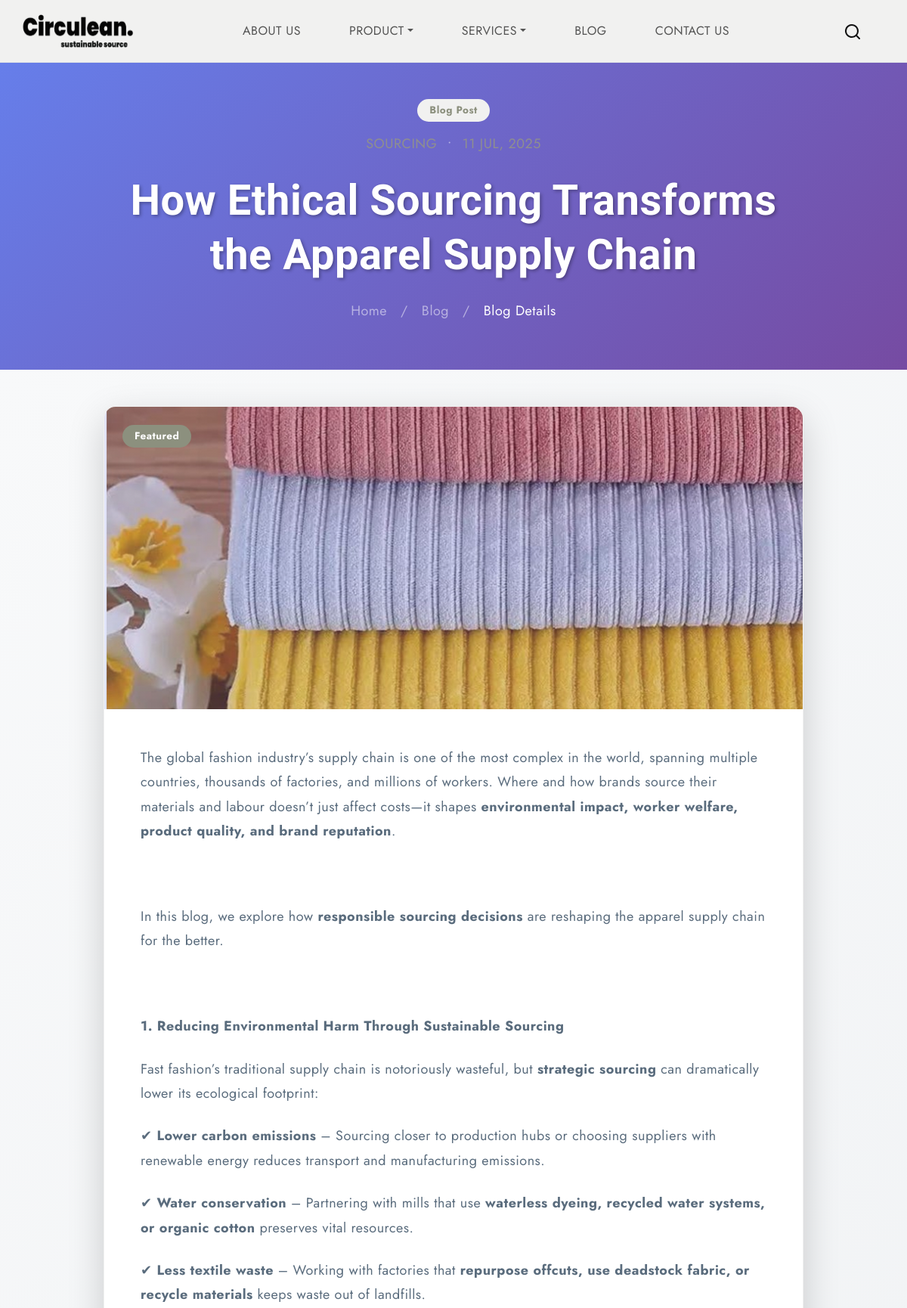
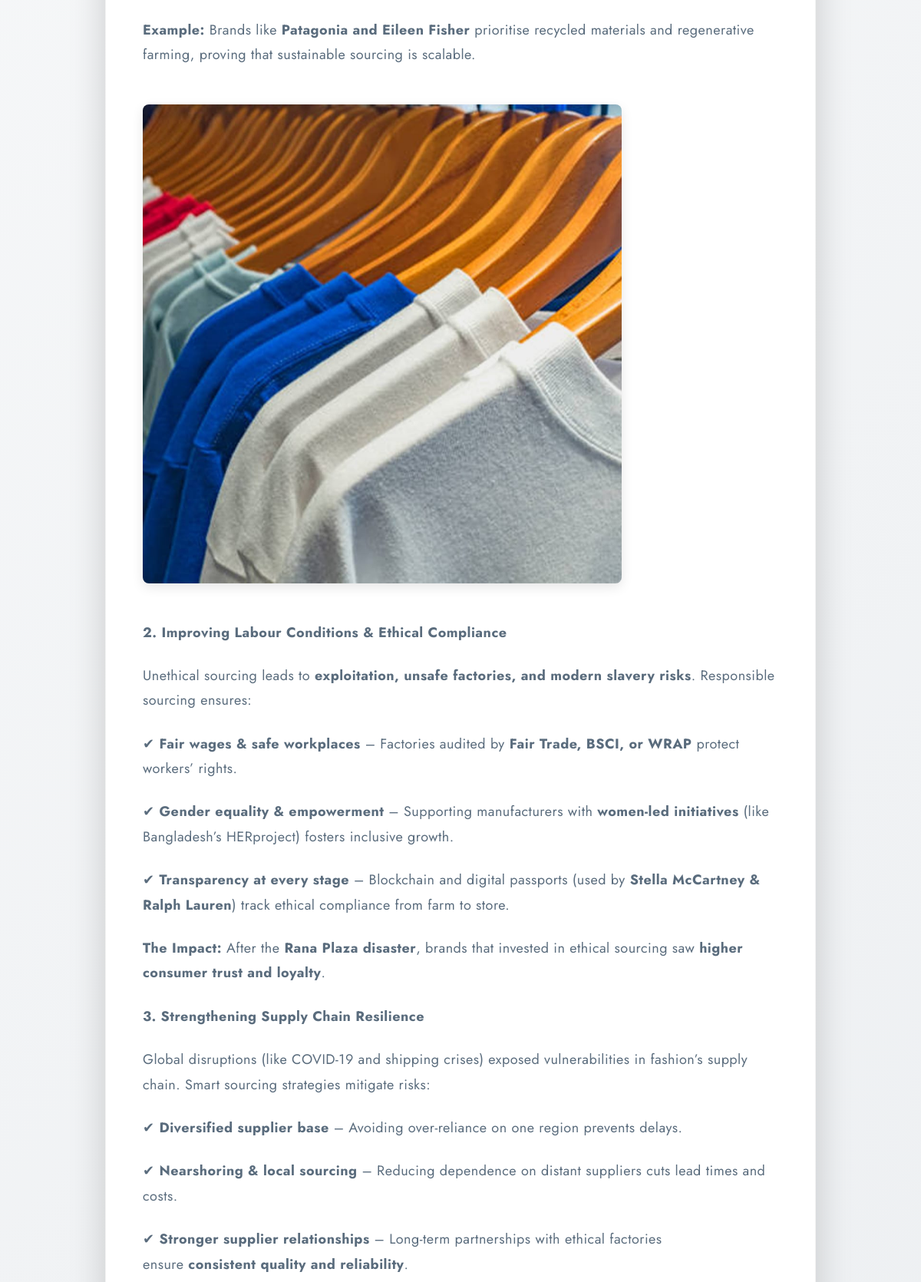
Screenshot of /blog-details/3/ (upper part) with the database file from the repository (2 pictures, top to bottom).
### home/models.py (models this page shows)
class Blog(models.Model):
    title = models.CharField(max_length=100, blank=True, null=True)
    category = models.CharField(max_length=100, blank=True, null=True)
    description = CKEditor5Field('Text', config_name='extends', blank=True, null=True)
    image = models.ImageField(upload_to='blog/', blank=True, null=True)
    created_at = models.DateTimeField(auto_now_add=True)

### home/views.py (the view)
# urls.py: path('blog-details/<int:id>/', views.blog_details, name='blog_details'),
def blog_details(request, id):
    try:
        blog = Blog.objects.get(id=id)
        last_post = Blog.objects.order_by('-id')[:3]
        return render(request,'blog-details.html', {'blog': blog, 'last_post': last_post})
    except:
        messages.error(request, 'Blog not found.')
        return redirect('/blog/')

### home/context_processors.py (called while the page is built)
def all_u_categories(request):
    category_u_list = Category.objects.all().order_by('sl')
    return {
        'category_u_list': category_u_list
    }

### templates/blog-details.html (shortened to what this page needs)
{% extends 'base.html' %}
{% load static %}
{% block content %}
<section class="hero-section py-5 position-relative" style="background: linear-gradient(135deg, #667eea 0%, #764ba2 100%); min-height: 400px;">
  <div class="overlay" style="position: absolute; top: 0; left: 0; width: 100%; height: 100%; background: linear-gradient(135deg, rgba(102, 126, 234, 0.9) 0%, rgba(118, 75, 162, 0.9) 100%);"></div>
  <div class="container position-relative d-flex align-items-center justify-content-center h-100">
    <div class="row justify-content-center">
      <div class="col-lg-10 text-center">
        <div class="section-badge mb-3" data-aos="fade-up">
          <span class="badge bg-light text-primary px-3 py-2 rounded-pill">Blog Post</span>
        </div>
        <div class="post-meta text-uppercase mb-3" data-aos="fade-up" data-aos-delay="200">
          <span class="post-category text-white-75">{{blog.category}}</span>
          <span class="text-white-50 mx-2">•</span>
          <span class="meta-date text-white-75">{{blog.created_at|date:"d M, Y"}}</span>
        </div>
        <h1 class="post-title text-white display-4 fw-bold mb-4" data-aos="fade-up" data-aos-delay="400" style="text-shadow: 2px 2px 4px rgba(0,0,0,0.3); line-height: 1.3;">{{blog.title}}</h1>
        <nav class="breadcrumb justify-content-center mt-4" data-aos="fade-up" data-aos-delay="600">
          <a class="breadcrumb-item text-white-50" href="/">Home</a>
          <a class="breadcrumb-item text-white-50" href="/blog/">Blog</a>
          <span class="breadcrumb-item active text-white" aria-current="page">Blog Details</span>
        </nav>
      </div>
    </div>
  </div>
</section>
<section class="blog-content py-5" style="background: linear-gradient(135deg, #f8f9fa 0%, #e9ecef 100%);">
  <div class="container">
    <div class="row justify-content-center">
      <main class="col-lg-10">
        <article class="post-item bg-white rounded-3 shadow-lg overflow-hidden" data-aos="fade-up">
          <div class="hero-image position-relative" style="height: 400px; overflow: hidden;">
            <img src="{{blog.image.url}}" alt="single-post" class="img-fluid w-100 h-100" style="object-fit: cover;">
            <div class="image-overlay position-absolute top-0 start-0 w-100 h-100" style="background: linear-gradient(45deg, rgba(102, 126, 234, 0.2), rgba(118, 75, 162, 0.2));"></div>
            <div class="post-badge position-absolute top-0 start-0 m-4">
              <span class="badge bg-primary px-3 py-2 rounded-pill">Featured</span>
            </div>
          </div>
          <div class="post-content p-5">
            <div class="post-description" style="line-height: 1.8; color: #2c3e50;">
              {{blog.description|safe}}
            </div>
          </div>
        </article>
      </main>
    </div>
  </div>
</section>
{% endblock %}

### static/style.css (style rules this page uses)
body { --heading-font: "Marcellus", Roboto, sans-serif; --heading-font-weight: 400; --heading-color: #111; --heading-line-height: 1.24; --swiper-theme-color: #8C907E; --bs-body-font-family: "Jost", Roboto, sans-serif; --bs-body-font-size: 18px; --bs-body-font-weight: 400; --bs-body-line-height: 1.5; --bs-body-color: #8f8f8f; --bs-body-color-rgb: 143, 143, 143; --bs-primary: #8C907E; --bs-secondary: #6c757d; --bs-black: #111; --bs-light: #F1F1F0; --bs-dark: #212529; --bs-gray: #9aa1a7; --bs-gray-dark: #51565b; --bs-primary-rgb: 140, 144, 126; --bs-secondary-rgb: 108, 117, 125; --bs-black-rgb: 17, 17, 17; --bs-light-rgb: 241, 241, 240; --bs-dark-rgb: 33, 37, 41; --bs-link-color: #111; --bs-link-color-rgb: 17, 17, 17; --bs-link-decoration: underline; --bs-link-hover-color: #111; --bs-link-hover-color-rgb: 17, 17, 17; }
body { letter-spacing: 0.03rem; }
h1, .h1, h2, .h2, h3, .h3, h4, .h4, h5, .h5, h6, .h6 { font-family: var(--heading-font); font-weight: var(--heading-font-weight); color: var(--heading-color); line-height: var(--heading-line-height); }
h1, h2, h3 { margin: 25px 0; }
h1, .h1 { font-size: 4.5rem; }
a { text-decoration: none; }
.breadcrumb { --bs-breadcrumb-item-padding-x: 1em; }
.text-white { --heading-color: var(--bs-light); --bs-breadcrumb-item-active-color: var(--bs-light); --bs-breadcrumb-divider-color: var(--bs-light); --bs-link-color-rgb: var(--bs-light-rgb); --bs-link-hover-color-rgb: var(--bs-light-rgb); }

### templates/blog-details.html (style rules this page uses)
.section-badge { display: inline-block; }
.post-item { transition: transform 0.3s, box-shadow 0.3s; border: 1px solid rgba(0,0,0,0.05); }
.badge { transition: all 0.3s; }
.hero-section { position: relative; overflow: hidden; }
.hero-section::before { content: ''; position: absolute; top: 0; left: 0; right: 0; bottom: 0; opacity: 0.3; }
.breadcrumb-item + .breadcrumb-item::before { color: rgba(255,255,255,0.5); }
.post-badge { z-index: 2; }
.rounded-3 { border-radius: 1rem !important; }
.shadow-lg { box-shadow: 0 1rem 3rem rgba(0, 0, 0, 0.175) !important; }
.post-description p { margin-bottom: 1.5rem; color: #5a6c7d; }
.post-description img { border-radius: 0.5rem; margin: 1.5rem 0; box-shadow: 0 5px 15px rgba(0,0,0,0.1); }
.post-item { animation: fadeInUp 0.6s ease-out; }

### rows the page displays
Blog: category "SOURCING", created_at "11 JUL, 2025", title "How Ethical Sourcing Transforms the Apparel Supply Chain", image (picture), description "The global fashion industry’s supply chain is one of the most complex in the world, spanning multiple countries, thousands of factories, and millions of workers. Where and how brands source their materials and labour doesn’t just affect costs—it shapes environmental impact, worker welfare, product quality, and brand reputation . In this blog, we explore how responsible sourcing decisions are reshaping the apparel supply chain for the better. 1. Reducing Environmental Harm Through Sustainable Sourcing Fast fashion’s traditional supply chain is notoriously wasteful, but strategic sourcing can dramatically lower its ecological footprint: ✔ Lower carbon emissions – Sourcing closer to production…", description (picture)
